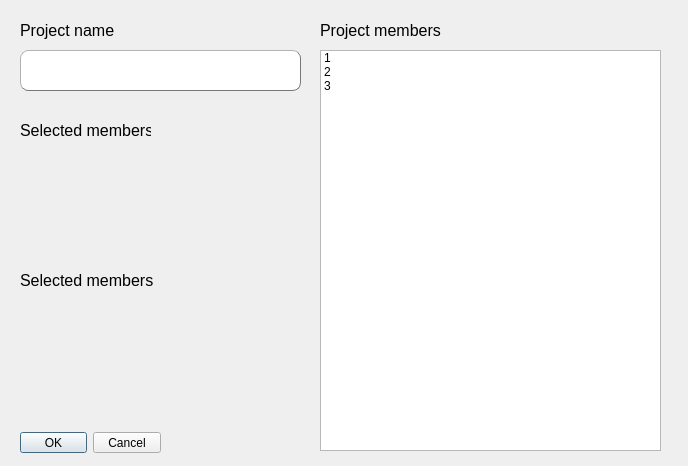
<?xml version="1.0" encoding="UTF-8"?>
<ui version="4.0">
 <class>Dialog</class>
 <widget class="QDialog" name="Dialog">
  <property name="geometry">
   <rect>
    <x>0</x>
    <y>0</y>
    <width>688</width>
    <height>466</height>
   </rect>
  </property>
  <property name="sizePolicy">
   <sizepolicy hsizetype="Maximum" vsizetype="Maximum">
    <horstretch>0</horstretch>
    <verstretch>0</verstretch>
   </sizepolicy>
  </property>
  <property name="minimumSize">
   <size>
    <width>688</width>
    <height>466</height>
   </size>
  </property>
  <property name="maximumSize">
   <size>
    <width>688</width>
    <height>466</height>
   </size>
  </property>
  <property name="font">
   <font>
    <family>Tahoma</family>
   </font>
  </property>
  <property name="windowTitle">
   <string>Dialog</string>
  </property>
  <widget class="QLabel" name="label_3">
   <property name="geometry">
    <rect>
     <x>20</x>
     <y>10</y>
     <width>111</width>
     <height>41</height>
    </rect>
   </property>
   <property name="font">
    <font>
     <family>Tahoma</family>
     <pointsize>12</pointsize>
    </font>
   </property>
   <property name="styleSheet">
    <string notr="true">background-color: rgb(255, 255, 255, 0);
color: rgb(0, 0, 0);</string>
   </property>
   <property name="text">
    <string>Project name</string>
   </property>
  </widget>
  <widget class="QLineEdit" name="project_name_input">
   <property name="geometry">
    <rect>
     <x>20</x>
     <y>50</y>
     <width>281</width>
     <height>41</height>
    </rect>
   </property>
   <property name="font">
    <font>
     <family>Tahoma</family>
     <pointsize>12</pointsize>
    </font>
   </property>
   <property name="styleSheet">
    <string notr="true">border: 1px;
border-color: rgb(119, 119, 119);
border-style: outset;
border-radius: 8px;</string>
   </property>
   <property name="text">
    <string/>
   </property>
  </widget>
  <widget class="QDialogButtonBox" name="buttonBox">
   <property name="geometry">
    <rect>
     <x>20</x>
     <y>432</y>
     <width>141</width>
     <height>21</height>
    </rect>
   </property>
   <property name="font">
    <font>
     <family>Tahoma</family>
    </font>
   </property>
   <property name="standardButtons">
    <set>QDialogButtonBox::Cancel|QDialogButtonBox::Ok</set>
   </property>
  </widget>
  <widget class="QListWidget" name="listWidget">
   <property name="geometry">
    <rect>
     <x>320</x>
     <y>50</y>
     <width>341</width>
     <height>401</height>
    </rect>
   </property>
   <item>
    <property name="text">
     <string>1</string>
    </property>
   </item>
   <item>
    <property name="text">
     <string>2</string>
    </property>
   </item>
   <item>
    <property name="text">
     <string>3</string>
    </property>
   </item>
  </widget>
  <widget class="QLabel" name="label_4">
   <property name="geometry">
    <rect>
     <x>320</x>
     <y>10</y>
     <width>131</width>
     <height>41</height>
    </rect>
   </property>
   <property name="font">
    <font>
     <family>Tahoma</family>
     <pointsize>12</pointsize>
    </font>
   </property>
   <property name="styleSheet">
    <string notr="true">background-color: rgb(255, 255, 255, 0);
color: rgb(0, 0, 0);</string>
   </property>
   <property name="text">
    <string>Project members</string>
   </property>
  </widget>
  <widget class="QLabel" name="label_5">
   <property name="geometry">
    <rect>
     <x>20</x>
     <y>110</y>
     <width>131</width>
     <height>41</height>
    </rect>
   </property>
   <property name="font">
    <font>
     <family>Tahoma</family>
     <pointsize>12</pointsize>
    </font>
   </property>
   <property name="styleSheet">
    <string notr="true">background-color: rgb(255, 255, 255, 0);
color: rgb(0, 0, 0);</string>
   </property>
   <property name="text">
    <string>Selected members</string>
   </property>
  </widget>
  <widget class="QLabel" name="selected_members">
   <property name="geometry">
    <rect>
     <x>20</x>
     <y>150</y>
     <width>271</width>
     <height>261</height>
    </rect>
   </property>
   <property name="font">
    <font>
     <family>Tahoma</family>
     <pointsize>12</pointsize>
    </font>
   </property>
   <property name="styleSheet">
    <string notr="true">background-color: rgb(255, 255, 255, 0);
color: rgb(0, 0, 0);</string>
   </property>
   <property name="text">
    <string>Selected members</string>
   </property>
  </widget>
 </widget>
 <resources/>
 <connections/>
</ui>
